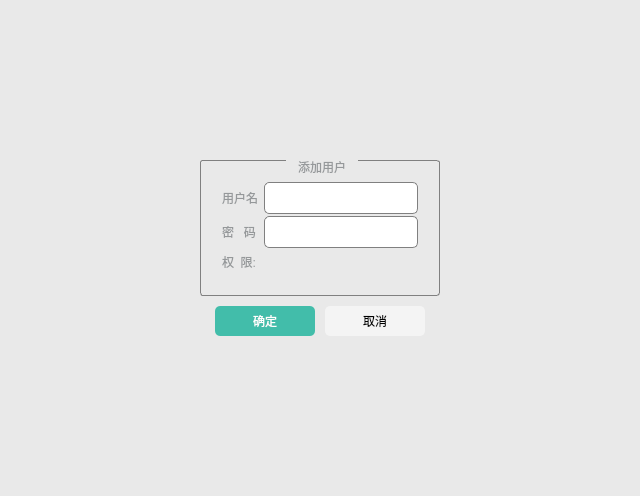
<?xml version="1.0" encoding="UTF-8"?>
<ui version="4.0">
 <class>DeAddUserDlg</class>
 <widget class="QDialog" name="DeAddUserDlg">
  <property name="geometry">
   <rect>
    <x>0</x>
    <y>0</y>
    <width>640</width>
    <height>496</height>
   </rect>
  </property>
  <property name="windowTitle">
   <string>DeAddUserDlg</string>
  </property>
  <property name="styleSheet">
   <string notr="true">#DeAddUserDlg
{
   	background-color:#E9E9E9;
}

QLineEdit
{
border:1px solid gray;
border-radius:5px;
min-height:30px;
max-height:30px;
font: 14px &quot;微软雅黑&quot;;
}

QLabel
{
    font: 14px &quot;微软雅黑&quot;;
	color: #95989A;
}

QGroupBox {
     border: 1px solid gray;
     border-radius: 3px;
     margin-top: 2ex; /* leave space at the top for the title */
     padding: 10px;
     color: #95989A;
     font: 14px &quot;微软雅黑&quot;;
 }

 QGroupBox::title {
     subcontrol-origin: margin;
     subcontrol-position: top center; /* position at the top center */
     padding: 0 10px;
     background-color: qlineargradient(x1: 0, y1: 0, x2: 0, y2: 1,
                                       stop: 0 #FFOECE, stop: 1 #FFFFFF);
 }

QPushButton 
{    
	font: bold 14px &quot;微软雅黑&quot;;
	background-color: rgb(244, 244, 244);
    border:none;
    border-radius: 5px;
    min-width: 100px;
    min-height: 30px;
 }

</string>
  </property>
  <layout class="QGridLayout" name="gridLayout_3">
   <property name="leftMargin">
    <number>200</number>
   </property>
   <property name="topMargin">
    <number>160</number>
   </property>
   <property name="rightMargin">
    <number>200</number>
   </property>
   <property name="bottomMargin">
    <number>160</number>
   </property>
   <property name="spacing">
    <number>0</number>
   </property>
   <item row="0" column="0">
    <widget class="QWidget" name="widget" native="true">
     <property name="maximumSize">
      <size>
       <width>16777215</width>
       <height>16777215</height>
      </size>
     </property>
     <property name="styleSheet">
      <string notr="true"/>
     </property>
     <layout class="QGridLayout" name="gridLayout_2">
      <property name="margin">
       <number>0</number>
      </property>
      <property name="spacing">
       <number>10</number>
      </property>
      <item row="0" column="0" colspan="4">
       <widget class="QGroupBox" name="groupBox">
        <property name="maximumSize">
         <size>
          <width>16777215</width>
          <height>16777215</height>
         </size>
        </property>
        <property name="title">
         <string>添加用户</string>
        </property>
        <layout class="QGridLayout" name="gridLayout">
         <property name="verticalSpacing">
          <number>2</number>
         </property>
         <item row="0" column="0">
          <widget class="QLabel" name="label">
           <property name="minimumSize">
            <size>
             <width>0</width>
             <height>0</height>
            </size>
           </property>
           <property name="text">
            <string>用户名</string>
           </property>
          </widget>
         </item>
         <item row="0" column="1">
          <widget class="QLineEdit" name="userLineEdit">
           <property name="maxLength">
            <number>32</number>
           </property>
          </widget>
         </item>
         <item row="1" column="0">
          <widget class="QLabel" name="label_2">
           <property name="minimumSize">
            <size>
             <width>0</width>
             <height>0</height>
            </size>
           </property>
           <property name="text">
            <string>密   码</string>
           </property>
          </widget>
         </item>
         <item row="1" column="1">
          <widget class="QLineEdit" name="passwdLineEdit">
           <property name="maxLength">
            <number>32</number>
           </property>
           <property name="echoMode">
            <enum>QLineEdit::Password</enum>
           </property>
          </widget>
         </item>
         <item row="2" column="0">
          <widget class="QLabel" name="label_3">
           <property name="minimumSize">
            <size>
             <width>0</width>
             <height>0</height>
            </size>
           </property>
           <property name="text">
            <string>权  限:</string>
           </property>
          </widget>
         </item>
         <item row="2" column="1">
          <widget class="DeComboBox" name="widgePermission" native="true"/>
         </item>
        </layout>
       </widget>
      </item>
      <item row="1" column="0">
       <spacer name="horizontalSpacer">
        <property name="orientation">
         <enum>Qt::Horizontal</enum>
        </property>
        <property name="sizeHint" stdset="0">
         <size>
          <width>37</width>
          <height>20</height>
         </size>
        </property>
       </spacer>
      </item>
      <item row="1" column="1">
       <widget class="QPushButton" name="okBtn">
        <property name="styleSheet">
         <string notr="true">QPushButton 
{
	background-color: #42BDAA;
    color: #FFFFFF;
}</string>
        </property>
        <property name="text">
         <string>确定</string>
        </property>
        <property name="autoDefault">
         <bool>false</bool>
        </property>
       </widget>
      </item>
      <item row="1" column="2">
       <widget class="QPushButton" name="cancelBtn">
        <property name="text">
         <string>取消</string>
        </property>
        <property name="autoDefault">
         <bool>false</bool>
        </property>
       </widget>
      </item>
      <item row="1" column="3">
       <spacer name="horizontalSpacer_2">
        <property name="orientation">
         <enum>Qt::Horizontal</enum>
        </property>
        <property name="sizeHint" stdset="0">
         <size>
          <width>37</width>
          <height>20</height>
         </size>
        </property>
       </spacer>
      </item>
     </layout>
    </widget>
   </item>
  </layout>
 </widget>
 <layoutdefault spacing="6" margin="11"/>
 <customwidgets>
  <customwidget>
   <class>DeComboBox</class>
   <extends>QWidget</extends>
   <header location="global">decombobox.h</header>
   <container>1</container>
  </customwidget>
 </customwidgets>
 <resources/>
 <connections/>
</ui>
